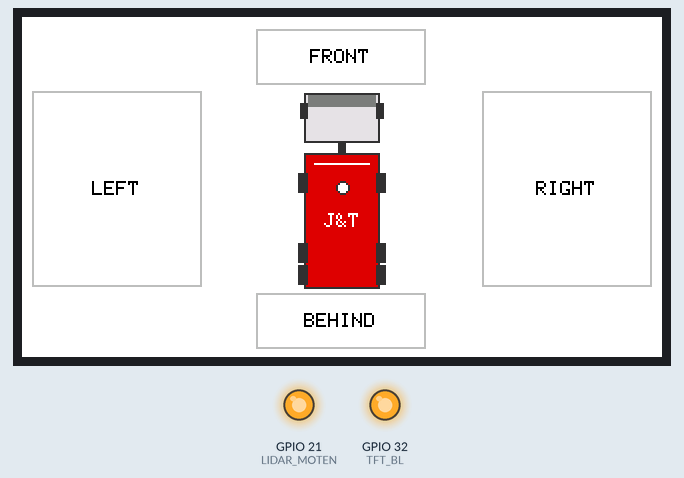
Bench run of a sketch on a simulated ESP32. Shown: 320×170 colour display, output pins drawn as LEDs (lit = HIGH).

Above: at 0.3 s.

The sketch:

1lidar.ino
```cpp
#include <Adafruit_GFX.h>
#include <Adafruit_ST7789.h>
#include <HardwareSerial.h>

// --- Pin Definitions ---
#define TFT_CS    15
#define TFT_DC     2
#define TFT_RST    4
#define TFT_BL    32
#define LIDAR_RX   16
#define LIDAR_MOTEN 21

// --- J&T Express Light Mode Palette ---
#define JT_RED       0xD800
#define JT_WHITE     0xFFFF
#define JT_GREY      0xBDF7
#define JT_TEXT_DARK 0x0000
#define JT_DARK      0x3186
#define JT_GLASS     0x7BEF

Adafruit_ST7789 tft = Adafruit_ST7789(TFT_CS, TFT_DC, TFT_RST);

struct Zone {
  const char* label;
  int minAngle, maxAngle;
  int minDist, maxDist;
  int x, y, w, h;
  bool detected;
  bool lastState;
  unsigned long firstSeen;
  unsigned long lastSeen;
};

// --- UPDATED NARROW FRONT/BEHIND CONFIGURATION ---
Zone leftZones[2] = {
  {"BEHIND",  165, 195, 0,  48,   117, 138,  85, 28, false, false, 0, 0},
  {"LEFT",    195, 345, 0,  31,     5,  37,  85, 98, false, false, 0, 0}
};

Zone rightZones[2] = {
  {"FRONT",   345,  15, 0,  48,   117,   6,  85, 28, false, false, 0, 0},
  {"RIGHT",    15, 165, 0,  31,   230,  37,  85, 98, false, false, 0, 0}
};

volatile int countsLeft[2] = {0};
volatile int countsRight[2] = {0};

bool angleInRange(int a, int start, int end) {
  if (start > end) return (a >= start || a <= end);
  return (a >= start && a <= end);
}

void drawZoneHUD(Zone &z) {
  uint16_t boxColor = z.detected ? JT_RED : JT_WHITE;
  uint16_t borderColor = z.detected ? JT_RED : JT_GREY;
  uint16_t textColor = z.detected ? JT_WHITE : JT_TEXT_DARK;

  tft.fillRect(z.x, z.y, z.w, z.h, boxColor);
  tft.drawRect(z.x, z.y, z.w, z.h, borderColor);

  tft.setTextColor(textColor);
  tft.setTextSize(1);
  int labelX = z.x + (z.w - (strlen(z.label) * 6)) / 2;
  int labelY = z.y + (z.h / 2) - 4;
  tft.setCursor(labelX, labelY);
  tft.print(z.label);
}

void drawTrailerHUD() {
  tft.fillRect(93, 35, 134, 102, JT_WHITE);

  const int T_WIDTH = 38;
  const int T_X = 160 - (T_WIDTH/2);
  const int START_Y = 38;

  tft.drawRect(T_X, START_Y, T_WIDTH, 25, JT_DARK);
  tft.fillRect(T_X + 1, START_Y + 1, T_WIDTH - 2, 23, 0xE71C);
  tft.fillRect(T_X + 2, START_Y + 1, T_WIDTH - 4, 6, JT_GLASS);

  tft.fillRect(T_X - 2, START_Y + 5, 4, 8, JT_DARK);
  tft.fillRect(T_X + T_WIDTH - 2, START_Y + 5, 4, 8, JT_DARK);

  tft.fillRect(158, START_Y + 25, 4, 5, JT_DARK);

  int cargoY = START_Y + 30;
  int cargoH = 68;
  tft.drawRect(T_X, cargoY, T_WIDTH, cargoH, JT_DARK);
  tft.fillRect(T_X + 1, cargoY + 1, T_WIDTH - 2, cargoH - 2, JT_RED);
  tft.drawFastHLine(T_X + 5, cargoY + 5, T_WIDTH - 10, JT_WHITE);

  tft.fillRect(T_X - 3, cargoY + 10, 5, 10, JT_DARK);
  tft.fillRect(T_X + T_WIDTH - 2, cargoY + 10, 5, 10, JT_DARK);
  tft.fillRect(T_X - 3, cargoY + 45, 5, 10, JT_DARK);
  tft.fillRect(T_X + T_WIDTH - 2, cargoY + 45, 5, 10, JT_DARK);
  tft.fillRect(T_X - 3, cargoY + 56, 5, 10, JT_DARK);
  tft.fillRect(T_X + T_WIDTH - 2, cargoY + 56, 5, 10, JT_DARK);

  tft.fillCircle(160, 85, 3, JT_WHITE);
  tft.drawCircle(160, 85, 3, JT_DARK);

  tft.setTextColor(JT_WHITE);
  tft.setCursor(T_X + 10, cargoY + (cargoH/2) - 4);
  tft.print("J&T");
}

void lidarTask(void* pvParameters) {
  Serial1.begin(115200, SERIAL_8N1, LIDAR_RX, -1);
  uint8_t buf[22];
  while (1) {
    if (Serial1.available() >= 22) {
      if (Serial1.read() == 0xFA) {
        Serial1.readBytes(&buf[1], 21);
        int index = buf[1];
        for (int i = 0; i < 4; i++) {
          int raw = buf[4 + i*4] | (buf[5 + i*4] << 8);
          int distCm = raw / 10;
          int angle = (index - 0xA0) * 4 + i;
          if (angle < 0) angle += 360;

          for (int z = 0; z < 2; z++) {
            if (angleInRange(angle, leftZones[z].minAngle, leftZones[z].maxAngle) &&
                distCm >= leftZones[z].minDist && distCm <= leftZones[z].maxDist) {
              countsLeft[z]++;
            }
          }

          for (int z = 0; z < 2; z++) {
            if (angleInRange(angle, rightZones[z].minAngle, rightZones[z].maxAngle) &&
                distCm >= rightZones[z].minDist && distCm <= rightZones[z].maxDist) {
              countsRight[z]++;
            }
          }
        }
      }
    }
    vTaskDelay(1);
  }
}

void setup() {
  pinMode(LIDAR_MOTEN, OUTPUT);
  digitalWrite(LIDAR_MOTEN, HIGH);

  pinMode(TFT_BL, OUTPUT);
  digitalWrite(TFT_BL, HIGH);
  tft.init(170, 320);
  tft.setRotation(1);
  tft.fillScreen(JT_WHITE);

  drawTrailerHUD();
  for(int i=0; i<2; i++) {
    drawZoneHUD(leftZones[i]);
    drawZoneHUD(rightZones[i]);
  }

  xTaskCreatePinnedToCore(lidarTask, "LidarTask", 4096, NULL, 1, NULL, 0);
}

void loop() {
  unsigned long now = millis();
  auto updateSet = [&](Zone zones[], volatile int counts[]) {
    for (int i = 0; i < 2; i++) {
      int hits = counts[i];
      counts[i] = 0;
      if (hits >= 3) {
        if (zones[i].firstSeen == 0) zones[i].firstSeen = now;
        zones[i].lastSeen = now;
      }
      if (zones[i].firstSeen != 0 && (now - zones[i].firstSeen >= 100)) {
        zones[i].detected = true;
      }
      if (now - zones[i].lastSeen > 400) {
        zones[i].detected = false;
        zones[i].firstSeen = 0;
      }
      if (zones[i].detected != zones[i].lastState) {
        drawZoneHUD(zones[i]);
        drawTrailerHUD();
        zones[i].lastState = zones[i].detected;
      }
    }
  };
  updateSet(leftZones, (int*)countsLeft);
  updateSet(rightZones, (int*)countsRight);
  delay(50);
}
```
